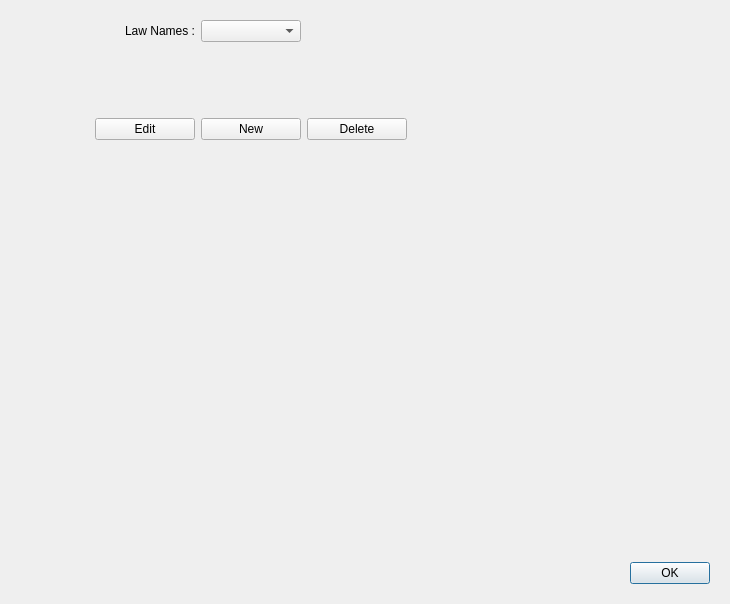
<?xml version="1.0" encoding="UTF-8"?>
<ui version="4.0">
 <class>TracerLaws</class>
 <widget class="QWidget" name="TracerLaws">
  <property name="geometry">
   <rect>
    <x>0</x>
    <y>0</y>
    <width>730</width>
    <height>604</height>
   </rect>
  </property>
  <property name="windowTitle">
   <string>Tracer Laws</string>
  </property>
  <layout class="QGridLayout" name="gridLayout_2">
   <item row="0" column="0">
    <widget class="QStackedWidget" name="Law_pages">
     <property name="enabled">
      <bool>true</bool>
     </property>
     <property name="layoutDirection">
      <enum>Qt::LeftToRight</enum>
     </property>
     <property name="autoFillBackground">
      <bool>false</bool>
     </property>
     <property name="currentIndex">
      <number>0</number>
     </property>
     <widget class="QWidget" name="page">
      <layout class="QGridLayout" name="gridLayout_3">
       <item row="1" column="4">
        <widget class="QDialogButtonBox" name="b_OK_page1">
         <property name="locale">
          <locale language="English" country="UnitedStates"/>
         </property>
         <property name="standardButtons">
          <set>QDialogButtonBox::Ok</set>
         </property>
        </widget>
       </item>
       <item row="0" column="1">
        <layout class="QGridLayout" name="gridLayout">
         <item row="0" column="1">
          <widget class="QComboBox" name="comboBox_law_wq"/>
         </item>
         <item row="5" column="0">
          <spacer name="verticalSpacer">
           <property name="orientation">
            <enum>Qt::Vertical</enum>
           </property>
           <property name="sizeHint" stdset="0">
            <size>
             <width>20</width>
             <height>40</height>
            </size>
           </property>
          </spacer>
         </item>
         <item row="4" column="1">
          <widget class="QPushButton" name="b_new">
           <property name="text">
            <string>New</string>
           </property>
          </widget>
         </item>
         <item row="4" column="2">
          <widget class="QPushButton" name="b_delete">
           <property name="text">
            <string>Delete</string>
           </property>
          </widget>
         </item>
         <item row="1" column="0">
          <spacer name="verticalSpacer_2">
           <property name="orientation">
            <enum>Qt::Vertical</enum>
           </property>
           <property name="sizeType">
            <enum>QSizePolicy::Maximum</enum>
           </property>
           <property name="sizeHint" stdset="0">
            <size>
             <width>20</width>
             <height>50</height>
            </size>
           </property>
          </spacer>
         </item>
         <item row="0" column="0">
          <widget class="QLabel" name="label">
           <property name="text">
            <string>Law Names :</string>
           </property>
           <property name="alignment">
            <set>Qt::AlignRight|Qt::AlignTrailing|Qt::AlignVCenter</set>
           </property>
          </widget>
         </item>
         <item row="4" column="0">
          <widget class="QPushButton" name="b_edit">
           <property name="text">
            <string>Edit</string>
           </property>
          </widget>
         </item>
         <item row="3" column="0">
          <spacer name="horizontalSpacer_4">
           <property name="orientation">
            <enum>Qt::Horizontal</enum>
           </property>
           <property name="sizeType">
            <enum>QSizePolicy::MinimumExpanding</enum>
           </property>
           <property name="sizeHint" stdset="0">
            <size>
             <width>100</width>
             <height>20</height>
            </size>
           </property>
          </spacer>
         </item>
         <item row="3" column="1">
          <spacer name="horizontalSpacer_5">
           <property name="orientation">
            <enum>Qt::Horizontal</enum>
           </property>
           <property name="sizeType">
            <enum>QSizePolicy::MinimumExpanding</enum>
           </property>
           <property name="sizeHint" stdset="0">
            <size>
             <width>100</width>
             <height>20</height>
            </size>
           </property>
          </spacer>
         </item>
         <item row="3" column="2">
          <spacer name="horizontalSpacer_6">
           <property name="orientation">
            <enum>Qt::Horizontal</enum>
           </property>
           <property name="sizeType">
            <enum>QSizePolicy::MinimumExpanding</enum>
           </property>
           <property name="sizeHint" stdset="0">
            <size>
             <width>100</width>
             <height>20</height>
            </size>
           </property>
          </spacer>
         </item>
        </layout>
       </item>
       <item row="0" column="0">
        <spacer name="horizontalSpacer_3">
         <property name="orientation">
          <enum>Qt::Horizontal</enum>
         </property>
         <property name="sizeType">
          <enum>QSizePolicy::Maximum</enum>
         </property>
         <property name="sizeHint" stdset="0">
          <size>
           <width>75</width>
           <height>20</height>
          </size>
         </property>
        </spacer>
       </item>
       <item row="0" column="4">
        <spacer name="horizontalSpacer">
         <property name="orientation">
          <enum>Qt::Horizontal</enum>
         </property>
         <property name="sizeHint" stdset="0">
          <size>
           <width>40</width>
           <height>20</height>
          </size>
         </property>
        </spacer>
       </item>
      </layout>
     </widget>
     <widget class="QWidget" name="page_2">
      <layout class="QGridLayout" name="gridLayout_4">
       <item row="0" column="1">
        <layout class="QVBoxLayout" name="verticalLayout">
         <item>
          <layout class="QHBoxLayout" name="horizontalLayout">
           <item>
            <widget class="QLabel" name="label_LawWQ">
             <property name="text">
              <string>Law Names :</string>
             </property>
             <property name="alignment">
              <set>Qt::AlignRight|Qt::AlignTrailing|Qt::AlignVCenter</set>
             </property>
            </widget>
           </item>
           <item>
            <widget class="QLineEdit" name="LawWQ"/>
           </item>
           <item>
            <spacer name="horizontalSpacer_2">
             <property name="orientation">
              <enum>Qt::Horizontal</enum>
             </property>
             <property name="sizeHint" stdset="0">
              <size>
               <width>40</width>
               <height>20</height>
              </size>
             </property>
            </spacer>
           </item>
          </layout>
         </item>
         <item>
          <widget class="QTableWidget" name="Table_laws">
           <property name="enabled">
            <bool>true</bool>
           </property>
           <column>
            <property name="text">
             <string>Time</string>
            </property>
           </column>
           <column>
            <property name="text">
             <string>C° TRA1</string>
            </property>
           </column>
           <column>
            <property name="text">
             <string>C° TRA2</string>
            </property>
           </column>
          </widget>
         </item>
         <item>
          <widget class="QDialogButtonBox" name="b_OK_page2">
           <property name="locale">
            <locale language="English" country="UnitedStates"/>
           </property>
           <property name="standardButtons">
            <set>QDialogButtonBox::Cancel|QDialogButtonBox::Ok</set>
           </property>
           <property name="centerButtons">
            <bool>false</bool>
           </property>
          </widget>
         </item>
        </layout>
       </item>
       <item row="0" column="0">
        <layout class="QVBoxLayout" name="verticalLayout_2">
         <item>
          <spacer name="verticalSpacer_3">
           <property name="orientation">
            <enum>Qt::Vertical</enum>
           </property>
           <property name="sizeHint" stdset="0">
            <size>
             <width>20</width>
             <height>40</height>
            </size>
           </property>
          </spacer>
         </item>
         <item>
          <widget class="QPushButton" name="b_add_line">
           <property name="text">
            <string>Add Line</string>
           </property>
          </widget>
         </item>
         <item>
          <widget class="QPushButton" name="b_delete_line">
           <property name="text">
            <string>Delete Line</string>
           </property>
          </widget>
         </item>
         <item>
          <spacer name="verticalSpacer_4">
           <property name="orientation">
            <enum>Qt::Vertical</enum>
           </property>
           <property name="sizeType">
            <enum>QSizePolicy::Maximum</enum>
           </property>
           <property name="sizeHint" stdset="0">
            <size>
             <width>20</width>
             <height>23</height>
            </size>
           </property>
          </spacer>
         </item>
        </layout>
       </item>
      </layout>
     </widget>
    </widget>
   </item>
  </layout>
  <action name="actionB_edit">
   <property name="text">
    <string>b_edit</string>
   </property>
  </action>
  <action name="actionComboBox_Name_law">
   <property name="text">
    <string>comboBox_Name_law</string>
   </property>
  </action>
  <action name="actionB_OK_page1">
   <property name="text">
    <string>b_OK_page1</string>
   </property>
  </action>
  <action name="actionB_OK_page2">
   <property name="text">
    <string>b_OK_page2</string>
   </property>
  </action>
  <action name="actionTable_laws">
   <property name="text">
    <string>Table_laws</string>
   </property>
  </action>
  <action name="actionName_edit">
   <property name="text">
    <string>Name_edit</string>
   </property>
  </action>
  <action name="actionLaw_pages">
   <property name="text">
    <string>Law_pages</string>
   </property>
  </action>
  <action name="actionB_new">
   <property name="text">
    <string>b_new</string>
   </property>
  </action>
  <action name="actionB_delete">
   <property name="text">
    <string>b_delete</string>
   </property>
  </action>
 </widget>
 <resources/>
 <connections>
  <connection>
   <sender>b_edit</sender>
   <signal>clicked()</signal>
   <receiver>actionB_edit</receiver>
   <slot>trigger()</slot>
   <hints>
    <hint type="sourcelabel">
     <x>79</x>
     <y>137</y>
    </hint>
    <hint type="destinationlabel">
     <x>-1</x>
     <y>-1</y>
    </hint>
   </hints>
  </connection>
  <connection>
   <sender>b_new</sender>
   <signal>clicked()</signal>
   <receiver>actionB_new</receiver>
   <slot>trigger()</slot>
   <hints>
    <hint type="sourcelabel">
     <x>250</x>
     <y>112</y>
    </hint>
    <hint type="destinationlabel">
     <x>-1</x>
     <y>-1</y>
    </hint>
   </hints>
  </connection>
  <connection>
   <sender>b_delete</sender>
   <signal>clicked()</signal>
   <receiver>actionB_delete</receiver>
   <slot>trigger()</slot>
   <hints>
    <hint type="sourcelabel">
     <x>353</x>
     <y>112</y>
    </hint>
    <hint type="destinationlabel">
     <x>-1</x>
     <y>-1</y>
    </hint>
   </hints>
  </connection>
 </connections>
</ui>
